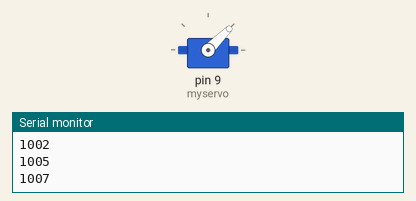
Bench run of a sketch on a simulated Arduino Uno, built with avr-gcc and run on an emulated ATmega328P. On the bench: servo, the last lines printed to the serial monitor.

Above: at 0.4 s.
At 9.7 s:
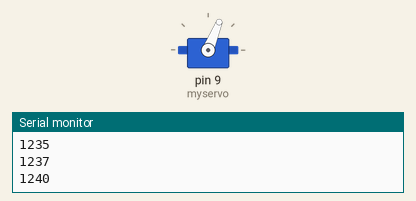
At 18.8 s:
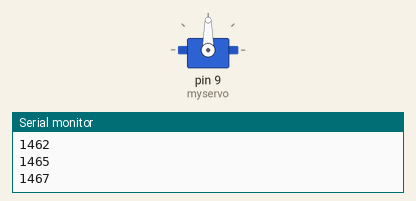
At 38.7 s:
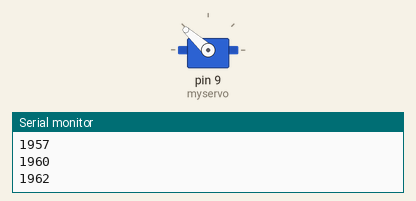
Timing chart, 0 to 40.0 s (numbered marks = the images above):
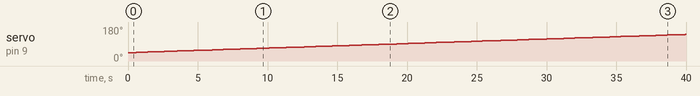

The sketch:

My_Knob_example.ino
```cpp
/*
 Controlling a servo position using a potentiometer (variable resistor)
 by Michal Rinott <http://people.interaction-ivrea.it/m.rinott>

 modified on 8 Nov 2013
 by Scott Fitzgerald
 http://www.arduino.cc/en/Tutorial/Knob
*/

#include <Servo.h>

Servo myservo;  // create Servo object to control a servo

int potpin = A0;  // analog pin used to connect the potentiometer
int val;    // variable to read the value from the analog pin
int val_180;
int val_1000;
int i;

void setup() {
  Serial.begin(9600);
  myservo.attach(9);  // attaches the servo on pin 9 to the Servo object
}

void loop() {
  /*val = analogRead(potpin);            // reads the value of the potentiometer (value between 0 and 1023)
  val_180 = map(val, 0, 1023, 0, 180);     // scale it for use with the servo (value between 0 and 180)
  val_1000 = map(val, 0, 1023, 1000, 2000);     // scale it for use with the servo (value between 0 and 180)
  //myservo.write(val_180);                  // sets the servo position according to the scaled value
  myservo.writeMicroseconds(val_1000);                  // sets the servo position according to the scaled value
  Serial.println(val_1000);
  delay(15);                           // waits for the servo to get there
*/

  for(i = 0; i <= 400; i++){
    val_180 = map(i, 0, 400, 0, 180);
    val_1000 = map(i, 0, 400, 1000, 2000);
    myservo.writeMicroseconds(val_1000);                  // sets the servo position according to the scaled value
    //myservo.write(val_180);
    Serial.println(val_1000);
    delay(100);
  }
  for(i = 400; i >= 0; i--){
    val_180 = map(i, 0, 400, 0, 180);
    val_1000 = map(i, 0, 400, 1000, 2000);
    myservo.writeMicroseconds(val_1000);                  // sets the servo position according to the scaled value
    //myservo.write(val_180);
    Serial.println(val_1000);
    delay(100);
  }
}
```

Measured:
- by itself, servo on pin 9 (myservo): moves from 44° to 141° over 39.8 s
